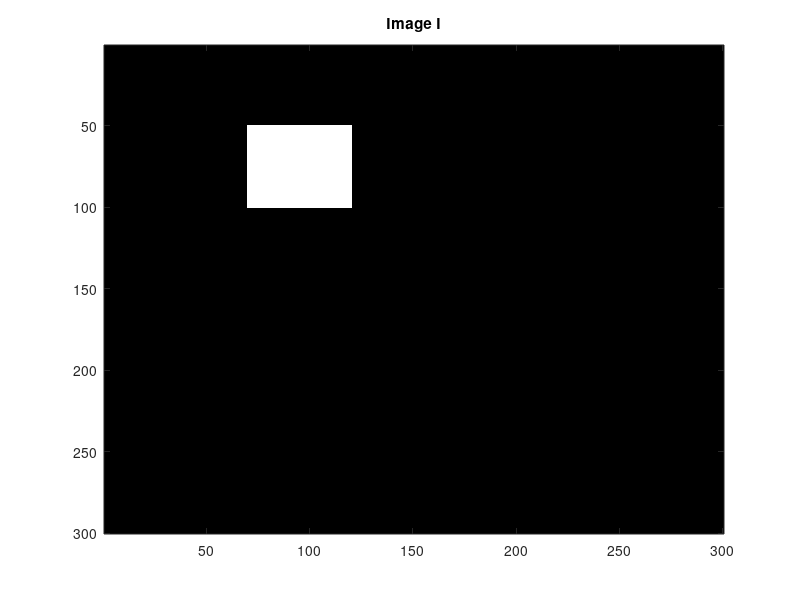
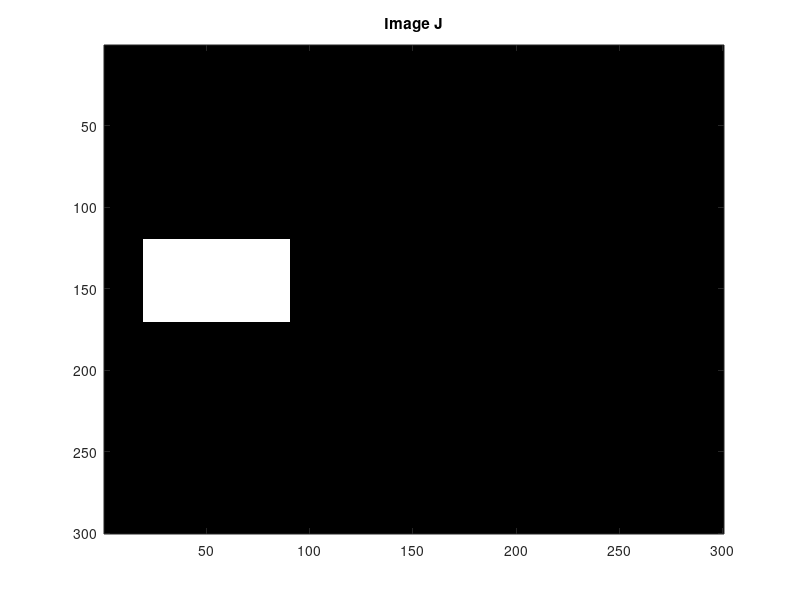

Source code (MATLAB) for these figures, in order: (Note: this script raises an error after producing the figures.)
tic;

%% Cross Power Spectrum without noise
I = zeros(300,300);
I(50:100,70:120) = 255;
J = zeros(300,300);
J(120:170,20:90) = 255;

figure;
imagesc(I);
title('Image I');
colormap gray;

figure;
imagesc(J);
title('Image J');
colormap gray;

crossPowerSpectrum(I,J,0);

%% Cross Power Spectrum with noise
% Addiing noise here
rng(0);
I1 = I + randn(size(I))*20;
J1 = J + randn(size(J))*20;

figure;
imagesc(I1);
title('Noisy Image I');
colorbar;
colormap gray;

figure; 
imagesc(J1);
title('Noisy Image J');
colorbar;
colormap gray;

crossPowerSpectrum(I1, J1, 1);

%% Conclusion
% The complexity of the FFT based method is $ O(m*n\log(m*n) $ 
% But for pixel based methods complexity will be $O(m*n)^2 $

% The Paper has given two approaches for correcting rotation between two
% images One is Without Scale change and another with scale change.
% The equations 5, 6, 8(From the paper) are the corresponding equations.

toc;